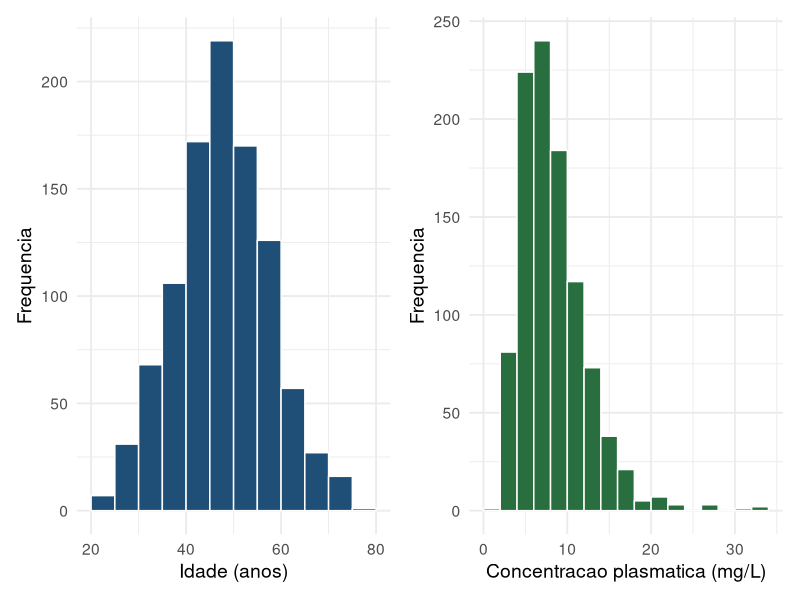
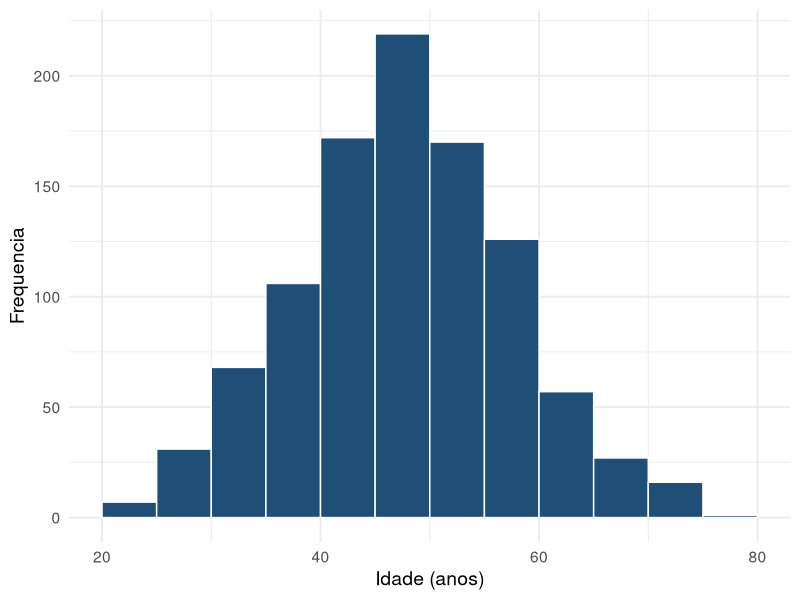
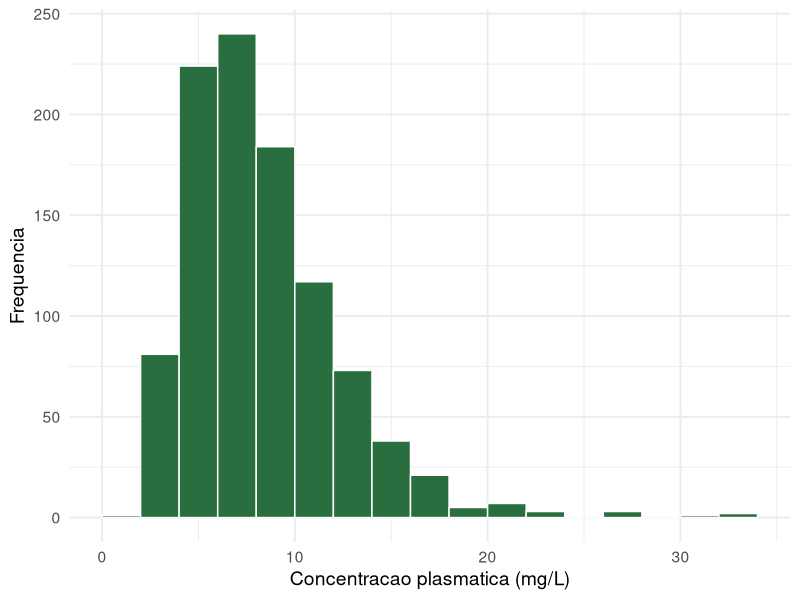
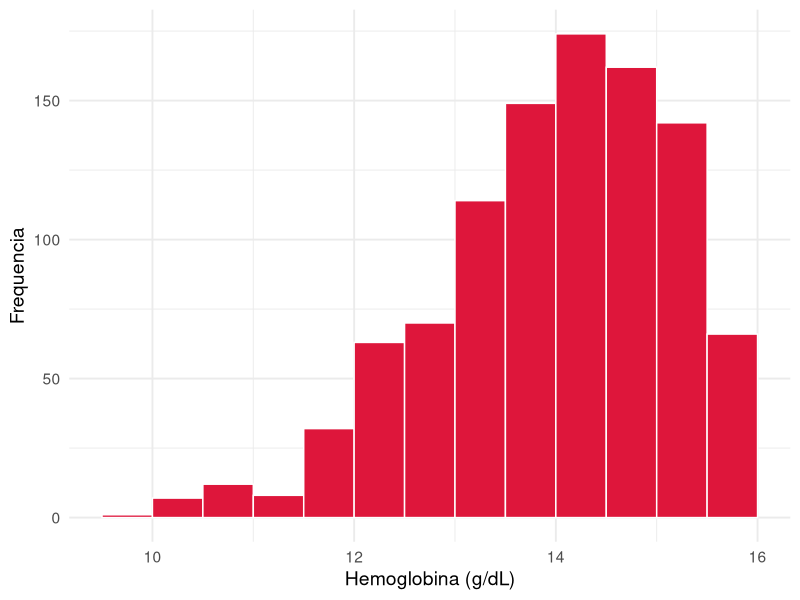
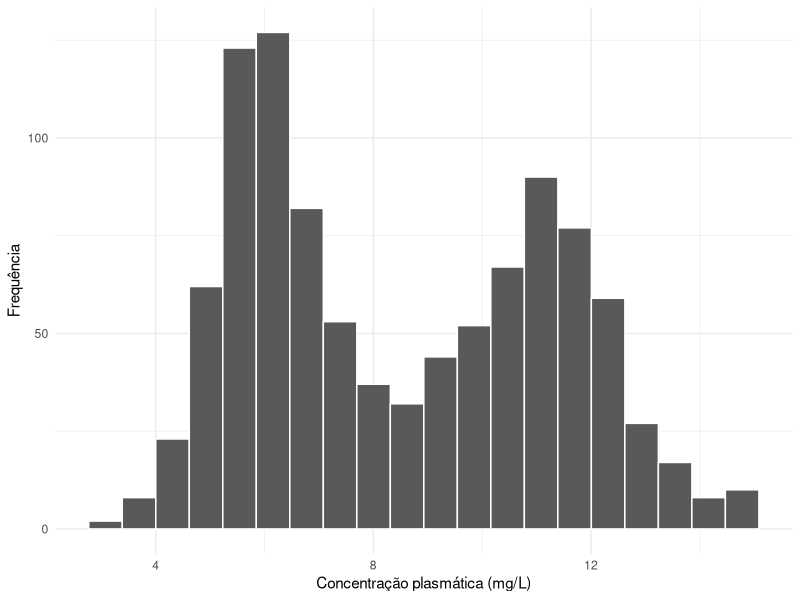
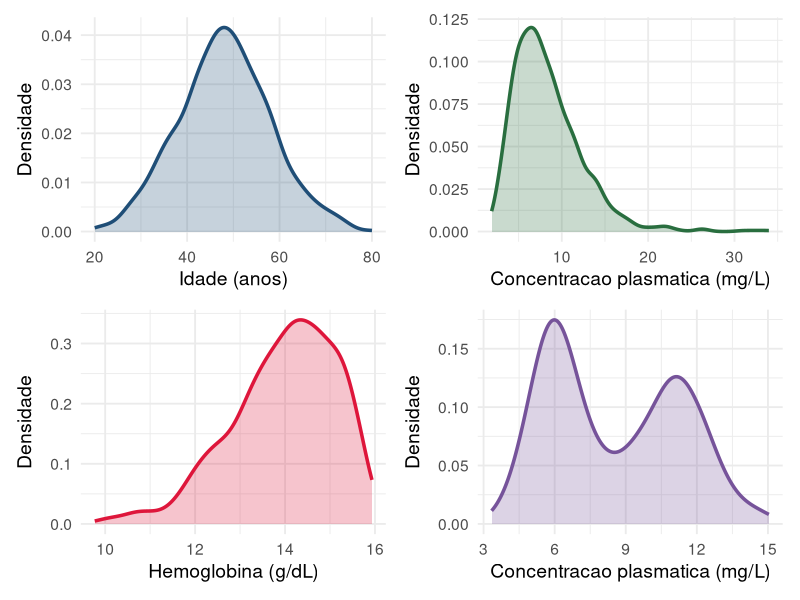
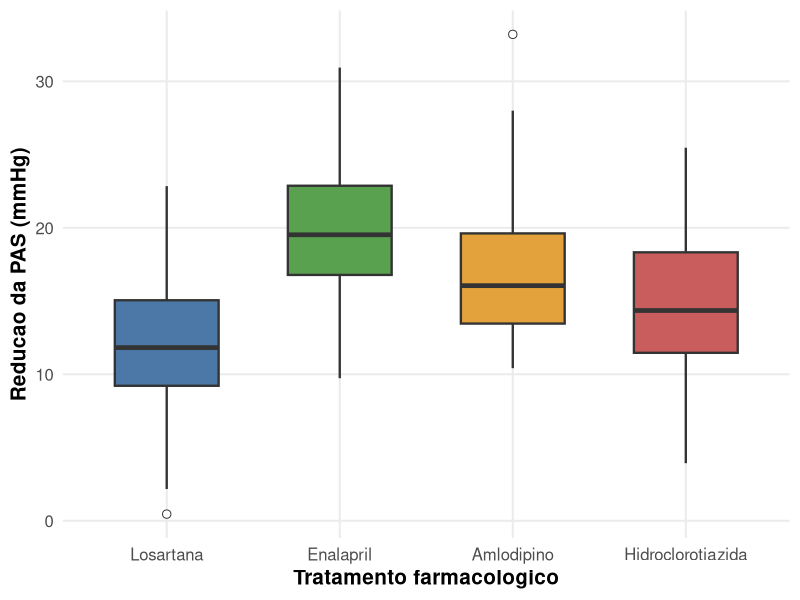
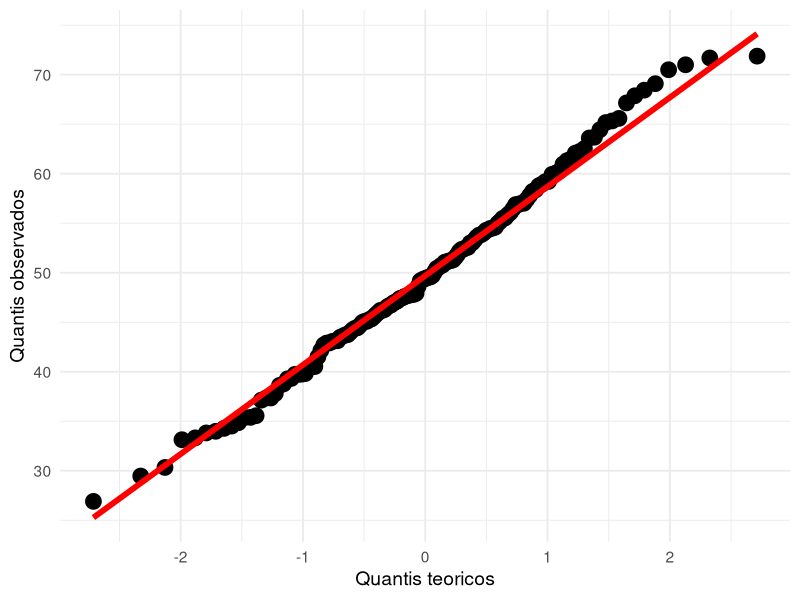

Write the R code that produced these figures, in order.
## ---- chunk 1
#| echo: false
#| eval: true
#| warning: false
#| message: false

library(ggplot2)
library(patchwork)

set.seed(123)

dados <- data.frame(
  idade = round(rnorm(1000, mean = 48, sd = 10))
)

dados2 <- data.frame(
  concentracao = rlnorm(1000, meanlog = 2, sdlog = 0.45)
)

grafico_idade <- ggplot(dados, aes(x = idade)) +
  geom_histogram(
    binwidth = 5,
    boundary = 0,
    fill = "#1f4e77",
    color = "white"
  ) +
  labs(
    x = "Idade (anos)",
    y = "Frequencia"
  ) +
  theme_minimal(base_size = 14)

grafico_concentracao <- ggplot(dados2, aes(x = concentracao)) +
  geom_histogram(
    binwidth = 2,
    boundary = 0,
    fill = "#296e3f",
    color = "white"
  ) +
  labs(
    x = "Concentracao plasmatica (mg/L)",
    y = "Frequencia"
  ) +
  theme_minimal(base_size = 14)

grafico_idade + grafico_concentracao
## ---- chunk 2
#| echo: false
#| eval: true
#| warning: false
#| message: false

grafico_idade
## ---- chunk 3
#| echo: false
#| eval: true
#| warning: false
#| message: false

grafico_concentracao
## ---- chunk 4
#| echo: false
#| eval: true
#| warning: false
#| message: false

set.seed(123)

dados3 <- data.frame(hemoglobina = 8 + 8 * rbeta(1000, shape1 = 6, shape2 = 2))

ggplot(dados3, aes(x = hemoglobina)) +
  geom_histogram(
    binwidth = 0.5,
    boundary = 8,
    fill = "#de163b",
    color = "white"
  ) +
  labs(
    x = "Hemoglobina (g/dL)",
    y = "Frequencia"
  ) +
  theme_minimal(base_size = 14)
## ---- chunk 5
#| echo: false
#| evl: true
#| warning: false
#| message: false

set.seed(123)

dados4 <- data.frame(
  concentracao = c(
    rnorm(500, mean = 6, sd = 1),
    rnorm(500, mean = 11, sd = 1.5)
  )
)

ggplot(dados4, aes(x = concentracao)) +
  geom_histogram(
    bins = 20,
    color = "white"
  ) +
  labs(
    x = "Concentração plasmática (mg/L)",
    y = "Frequência"
  ) +
  theme_minimal()
## ---- chunk 6
#| echo: false
#| eval: true
#| warning: false
#| message: false

densidade_idade <- ggplot(dados, aes(x = idade)) +
  geom_density(
    fill = "#1f4e77",
    color = "#1f4e77",
    alpha = 0.25,
    linewidth = 1.2
  ) +
  labs(
    #title = "Aproximadamente simétrica",
    x = "Idade (anos)",
    y = "Densidade"
  ) +
  theme_minimal(base_size = 14) +
  theme(
    plot.title = element_text(face = "bold")
  )

densidade_concentracao <- ggplot(dados2, aes(x = concentracao)) +
  geom_density(
    fill = "#296e3f",
    color = "#296e3f",
    alpha = 0.25,
    linewidth = 1.2
  ) +
  labs(
    #title = "Assimetria à direita",
    x = "Concentracao plasmatica (mg/L)",
    y = "Densidade"
  ) +
  theme_minimal(base_size = 14) +
  theme(
    plot.title = element_text(face = "bold")
  )

densidade_hemoglobina <- ggplot(dados3, aes(x = hemoglobina)) +
  geom_density(
    fill = "#de163b",
    color = "#de163b",
    alpha = 0.25,
    linewidth = 1.2
  ) +
  labs(
    #title = "Assimetria à esquerda",
    x = "Hemoglobina (g/dL)",
    y = "Densidade"
  ) +
  theme_minimal(base_size = 14) +
  theme(
    plot.title = element_text(face = "bold")
  )

densidade_multimodal <- ggplot(dados4, aes(x = concentracao)) +
  geom_density(
    fill = "#76539a",
    color = "#76539a",
    alpha = 0.25,
    linewidth = 1.2
  ) +
  labs(
    #title = "Distribuição multimodal",
    x = "Concentracao plasmatica (mg/L)",
    y = "Densidade"
  ) +
  theme_minimal(base_size = 14) +
  theme(
    plot.title = element_text(face = "bold")
  )

densidade_idade +
  densidade_concentracao +
  densidade_hemoglobina +
  densidade_multimodal +
  plot_layout(ncol = 2)
## ---- chunk 7
#| echo: false
#| eval: true
#| warning: false
#| message: false

library(ggplot2)

set.seed(123)

dados5 <- data.frame(
  tratamento = factor(
    rep(
      c(
        "Losartana",
        "Enalapril",
        "Amlodipino",
        "Hidroclorotiazida"
      ),
      each = 80
    ),
    levels = c(
      "Losartana",
      "Enalapril",
      "Amlodipino",
      "Hidroclorotiazida"
    )
  ),
  reducao_pas = c(
    rnorm(80, mean = 12, sd = 5),
    rnorm(80, mean = 20, sd = 5),
    rnorm(80, mean = 17, sd = 5),
    rnorm(80, mean = 14, sd = 5)
  )
)

ggplot(
  dados5,
  aes(
    x = tratamento,
    y = reducao_pas,
    fill = tratamento
  )
) +
  geom_boxplot(
    width = 0.6,
    linewidth = 0.8,
    color = "gray20",
    outlier.shape = 21,
    outlier.size = 2.5,
    outlier.fill = "white"
  ) +
  scale_fill_manual(
    values = c(
      "Losartana" = "#4C78A8",
      "Enalapril" = "#59A14F",
      "Amlodipino" = "#E3A23B",
      "Hidroclorotiazida" = "#C95C5C"
    )
  ) +
  labs(
    x = "Tratamento farmacologico",
    y = "Reducao da PAS (mmHg)"
  ) +
  theme_minimal(base_size = 15) +
  theme(
    legend.position = "none",
    panel.grid.minor = element_blank(),
    axis.title = element_text(face = "bold")
  )
## ---- chunk 8
#| echo: false
#| eval: true
#| warning: false
#| message: false

set.seed(123)

dados <- data.frame(
  idade = rnorm(150, mean = 50, sd = 10)
)

ggplot(dados, aes(sample = idade)) +
  stat_qq(
    size = 5
  ) +
  stat_qq_line(
    color = "red",
    linewidth = 2
  ) +
  labs(
    x = "Quantis teoricos",
    y = "Quantis observados"
  ) +
  theme_minimal(base_size = 14)
